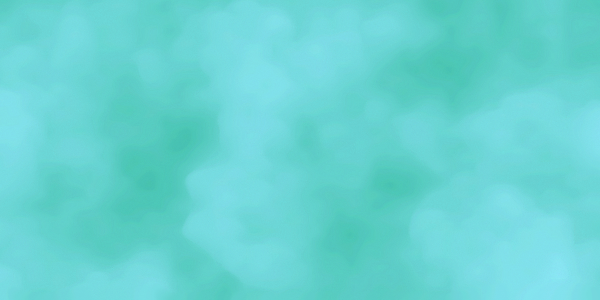
Frame 1 (no input)
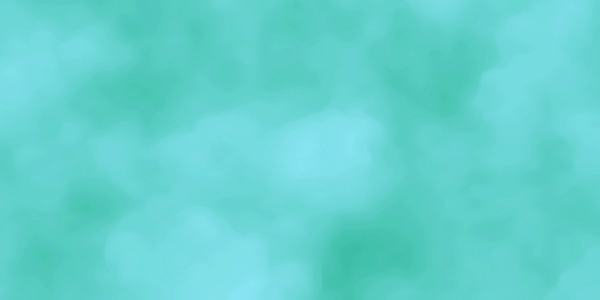
Frame 2 (the mouse pressed at the canvas centre, redrawn once)

The Processing sketch that drew these frames (run headless with seeded random() and noise(); the mouse was pressed at the canvas centre and the sketch redrawn once):

// Processing sketch: processing_119393
// ── processing_119393.pde

//Visualizing the noise as a rotation
//by Xinhan Yen,Email:archi730@hotmail.com
float xstart, xnoise, ynoise;
void setup() {
  size(600, 300);
  background(255);
}
void draw() {
  noLoop();
  //background(255);
  xstart=random(10);
  xnoise=xstart;
  ynoise=random(10);
  for (int y=0;y<=height;y++) {
    ynoise+=0.01;
    xnoise=xstart;
    for (int x=0;x<=width;x++) {
      xnoise+=0.01;
      drawPoint(x, y, noise(xnoise, ynoise));
    }
  }
}

//
void drawPoint(float x, float y, float noiseFactor) {
  pushMatrix();
  translate(x, y);
  rotate(noiseFactor * radians(540));
  float edgeSize = noiseFactor * 35;
  float R = 44+ (noiseFactor*120);
  float G = 182+ (noiseFactor*60);
  float B = 150+ (noiseFactor*120);
  //float alph = 150 + (noiseFactor*120);
  noStroke();
  fill(R, G, B,50);
  ellipse(0, 0, edgeSize, edgeSize*3/2);
  popMatrix();
}
